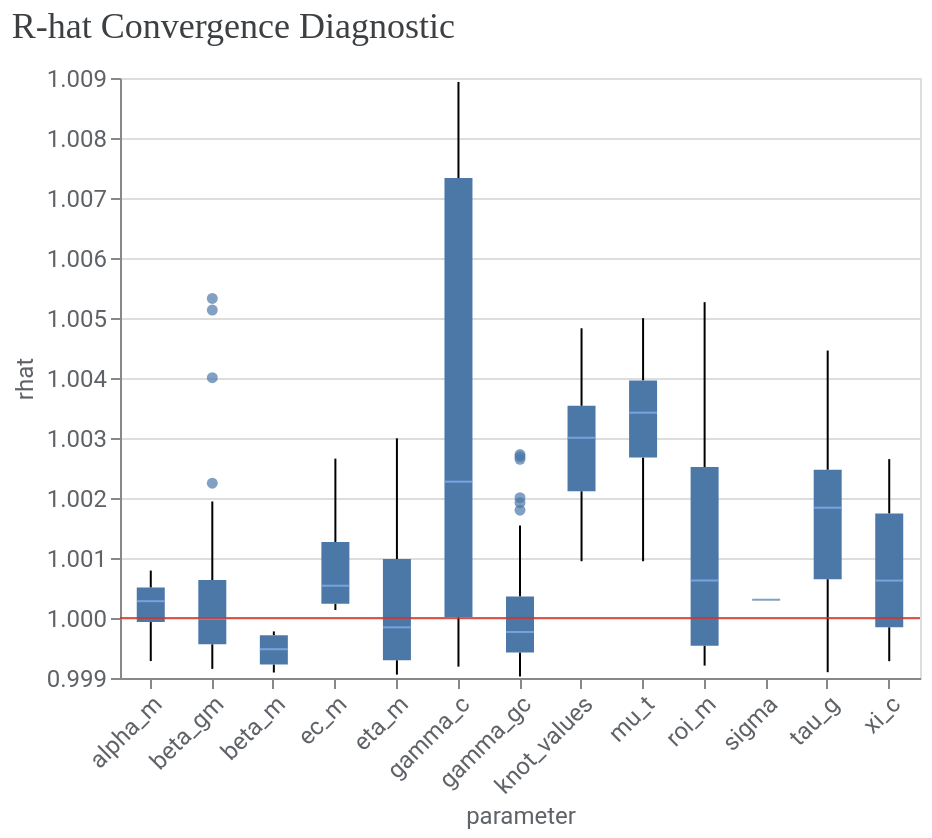

Notebook source saved alongside this figure:
### Markdown cell above
## 10. Convergence diagnostics — R-hat & ESS

Rule of thumb: **R-hat < 1.01** (≤1.05 acceptable) and effective sample size (ESS) comfortably in the hundreds for the parameters you report.

### Code cell
summ = az.summary(mmm.inference_data, var_names=['roi_m'], round_to=3)
summ.index = channels
display(summ[['mean', 'sd', 'hdi_3%', 'hdi_97%', 'ess_bulk', 'ess_tail', 'r_hat']])

model_diagnostics = visualizer.ModelDiagnostics(mmm)
model_diagnostics.plot_rhat_boxplot()

### Figure 1 — Vega-Lite specification as saved in the notebook (floating-point values rounded to 4 significant figures; data arrays with more than 128 entries replaced by an {"elided": "..."} marker saying what was removed)
{"config": {"view": {"continuousWidth": 300, "continuousHeight": 300}, "axis": {"labelColor": "#5F6368", "labelFont": "Roboto", "labelFontSize": 12, "titleColor": "#5F6368", "titleFont": "Roboto", "titleFontSize": 12, "titleFontWeight": "normal"}}, "layer": [{"data": {"name": "data-13ad9623e39c06208ca043e2332347fd"}, "mark": {"type": "boxplot", "median": {"color": "#8AB4F8"}, "outliers": {"filled": true}}, "encoding": {"x": {"axis": {"labelAngle": -45}, "field": "parameter", "type": "nominal"}, "y": {"field": "rhat", "scale": {"zero": false}, "type": "quantitative"}}}, {"data": {"name": "empty"}, "mark": {"type": "rule", "color": "#D93025", "opacity": 0.8}, "encoding": {"y": {"datum": 1}}}], "title": {"text": "R-hat Convergence Diagnostic", "anchor": "start", "color": "#3C4043", "font": "Google Sans Display", "fontSize": 18, "fontWeight": "normal", "offset": 10}, "width": 400, "$schema": "https://vega.github.io/schema/vega-lite/v6.4.1.json", "datasets": {"data-13ad9623e39c06208ca043e2332347fd": {"elided": "263 records"}, "empty": [{}]}}
